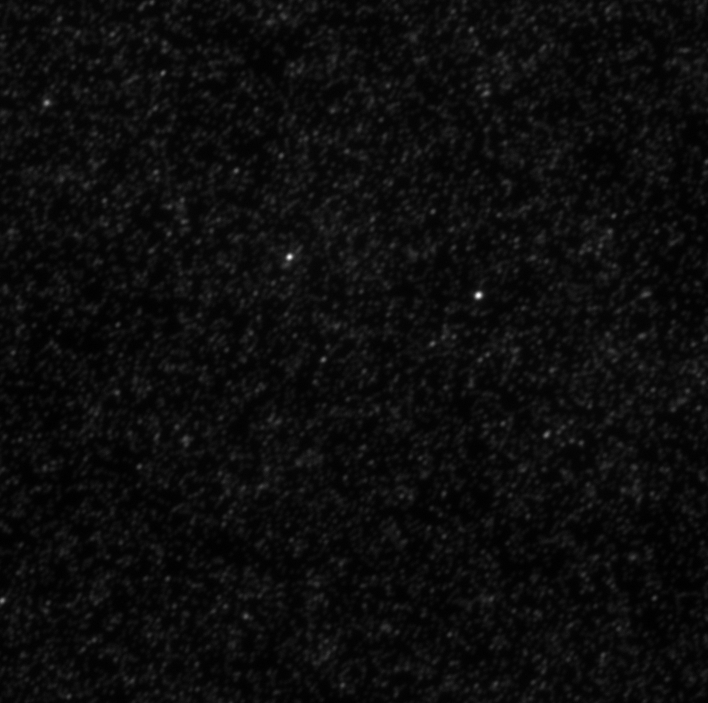
%> input picture matPIV/test scripts/t001xy1c1.tif, 708 x 703 px
$ octave testpk.m   (GNU Octave 9; MATLAB toolbox functions it lacks are replaced by stand-ins)
%> lines starting %> are read from the running program, lines starting %| are printed output that depends on the picture
### matPIV/test scripts/bpass.m
function res = bpass(image_array,lnoise,lobject)
%
% ; NAME:
% ;               bpass
% ; PURPOSE:
% ;               Implements a real-space bandpass filter that suppresses
% ;               pixel noise and long-wavelength image variations while
% ;               retaining information of a characteristic size.
% ;
% ; CATEGORY:
% ;               Image Processing
% ; CALLING SEQUENCE:
% ;               res = bpass( image_array, lnoise, lobject )
% ; INPUTS:
% ;               image:  The two-dimensional array to be filtered.
% ;               lnoise: Characteristic lengthscale of noise in pixels.
% ;                       Additive noise averaged over this length should
% ;                       vanish. May assume any positive floating value.
% ;               lobject: Integer length in pixels somewhat larger than
% ;                        a typical object.
% ; OUTPUTS:
% ;               res:    filtered image.
% ; PROCEDURE:
% ;               simple convolution yields spatial bandpass filtering.
% ; NOTES:
% ; MODIFICATION HISTORY:
% ;               Written by David G. Grier, The University of Chicago, 2/93.
% ;               Greatly revised version DGG 5/95.
% ;               Added /field keyword JCC 12/95.
% ;               Memory optimizations and fixed normalization, DGG 8/99.
%                 Converted to Matlab by D.Blair 4/2004-ish
%                 Fixed some bugs with conv2 to make sure the edges are
%                 removed D.B. 6/05
%                 Removed inadvertent image shift ERD 6/05
%                 Added threshold to output.  Now sets all pixels with
%                 negative values equal to zero.  Gets rid of ringing which
%                 was destroying sub-pixel accuracy, unless window size in
%                 cntrd was picked perfectly.  Now centrd gets sub-pixel
%                 accuracy much more robustly ERD 8/24/05

%                 Refactored for clarity and converted all convolutions to
%                 use column vector kernels for speed.  Running on my
%                 macbook, the old version took ~1.3 seconds to do
%                 bpass(image_array,1,19) on a 1024 x 1024 image; this
%                 version takes roughly half that.
%                 JWM 6/07

% ;
% ;       This code 'bpass.pro' is copyright 1997, John C. Crocker and
% ;       David G. Grier.  It should be considered 'freeware'- and may be
% ;       distributed freely in its original form when properly attributed.
%
%

% Perform a bandpass by convolving with an appropriate kernel.  You can
% think of this as a two part process.  First, a lowpassed image is
% produced by convolving the original with a gaussian.  Next, a second
% lowpassed image is produced by convolving the original with a boxcar
% function. By subtracting the boxcar version from the gaussian version, we
% are using the boxcar version to perform a highpass.
%
% original - lowpassed version of original => highpassed version of the
% original
%
% Performing a lowpass and a highpass results in a bandpassed image.

  normalize = @(x) x/sum(x);

  image_array = double(image_array);
  r = -round(lobject):round(lobject);
  gaussian_kernel = normalize(exp(-(r/(2*lnoise)).^2))';
  boxcar_kernel = ones(length(r),1)/length(r);

% JWM: Do a 2D convolution with the kernels in two steps each.  It is possible
% to do the convolution in only one step per kernel with
%
  % gconv = conv2(gaussian_kernel',gaussian_kernel,image_array,'same');
  % bconv = conv2(boxcar_kernel', boxcar_kernel,image_array,'same');
%
% but for some reason, this is slow.  The whole operation could be reduced
% to a single step using the associative and distributive properties of
% convolution:
%
  % filtered = conv2(image_array,gaussian_kernel'*gaussian_kernel - boxcar_kernel'*boxcar_kernel,'same');
%
% But this is also comparatively slow (though inexplicably faster than the
% above).  It turns out that convolving with a column vector is faster than
% convolving with a row vector, so instead of transposing the kernel, the
% image is transposed twice.

  gconv = conv2(image_array',gaussian_kernel,'same');
  gconv = conv2(gconv',gaussian_kernel,'same');

  bconv = conv2(image_array',boxcar_kernel,'same');
  bconv = conv2(bconv',boxcar_kernel,'same');

  filtered = gconv - bconv;

% JWM: The values on the borders of the result were convolved with 0s, so there
% will be fall off at the edges.  The old code set the affected pixels to
% zero, which seems unnecessary to me.  To reproduce the old results,
% uncomment the following 4 lines.
% ERD:  We zero them to signal that they're useless.

  filtered(1:(round(lobject)),:) = 0;
  filtered((end - lobject + 1):end,:) = 0;
  filtered(:,1:(round(lobject))) = 0;
  filtered(:,(end - lobject + 1):end) = 0;

% JWM: I question the value of zeroing out negative pixels.  It's a nonlinear
% operation which could potentially mess up our expectations about
% statistics.  Is there data on 'Now centroid gets subpixel accuracy much
% more robustly'?  To choose which approach to take, uncomment one of the
% following two lines.
% ERD: The negative values shift the peak if the center of the cntrd mask
% is not centered on the particle.

  % res = filtered;
  res = max(filtered,0);

### matPIV/pkfnd.m
function [out,ind]=pkfnd(im,th,sz,varargin)
% Finds local maxima in an image to pixel level accuracy.
% This provides a rough guess of particle centers to be used by cntrd.m.
% Inspired by the lmx subroutine of Grier and Crocker's feature.pro
% INPUTS:
%   im: image to process, particle should be bright spots on dark
%       background with little noise, e.g. fluorescent images of µ-spheres
%       Use bpass.m to filter the image and eliminate noise

%   th: the minimum brightness of a pixel that might be local maxima.
%       (NOTE: Make it big and the code runs faster
%       but you might miss some particles.  Make it small and you'll get
%       everything and it'll be slow.)
%   sz: (Optional) the target particle size. If two peaks are within sz/2
%       of each other only the brightest peak is preserved. It also removes
%       peaks within sz/2 of the boundary.
% OUTPUT:
%   out: [X,Y] and Nx2 array of the local maximum locations
%   ind: Nx1 array specifying the MATLAB index locations of each of the
%        peaks.  Useful for saving time when passing locations or values to
%        subsiquent functions.
%==========================================================================
%CREATED: Eric R. Dufresne, Yale University, Feb 4 2005

%% Change Log:
%MODIFIED: ERD, 5/2005, got rid of ind2rc.m to reduce overhead on tip by
%  Dan Blair;  added sz keyword
% ERD, 6/2005: modified to work with one and zero peaks, removed automatic
%  normalization of image
% ERD, 6/2005: due to popular demand, altered output to give x and y
%  instead of row and column
% ERD, 8/24/2005: pkfnd now exits politely if there's nothing above
%  threshold instead of crashing rudely
% ERD, 6/14/2006: now exits politely if no maxima found
% ERD, 10/5/2006:  fixed bug that threw away particles with maxima
%  consisting of more than two adjacent points
% Dan Kovari, Curtis Lab Gatech, 02/2014: Clean up matlab syntax
% Dan Kovari (GT) 11/20/2014: Re-codded algorithm to use MATLAB
%   vectorization. Added the ind output variable.
%==========================================================================


%find all the pixels above threshold
%im=im./max(max(im));

p=inputParser;
p.CaseSensitive = false;
addParameter(p,'WarnBelowThresh',false);
parse(p,varargin{:});

if nargin<2
    th = mean(im(:));
end

ind=find(im > th);
[nr,nc]=size(im);
%tst=zeros(nr,nc);
if isempty(ind)
    out=[];
    if p.Results.WarnBelowThresh
        disp('nothing above threshold');
    end
    return;
end
%convert index from find to row and column
%[R,C] = ind2sub(size(im),ind);
R = rem(ind-1,size(im,1))+1;
C = (ind-R)/size(im,1) + 1;

%get rid of edge pixels
if nargin >=3   %user specified size, get rid of pixels too close to edge
    fd =find(R<floor(sz/2)+1|R>floor(nr-sz/2));
    ind(fd) = [];
    C(fd) = [];
    R(fd)=[];
    fd =find(C<floor(sz/2)+1|C>floor(nc-sz/2));
    ind(fd) = [];
    C(fd) = [];
    R(fd)=[];
else
    fd =find(R<2|R>nr-1);
    ind(fd) = [];
    C(fd) = [];
    R(fd)=[];
    fd =find(C<2|C>nc-1);
    ind(fd) = [];
    C(fd) = [];
    R(fd)=[];
end

% [6 lines of commented-out code are left out]
iRCn = R+(C-2)*nr;
iRCp = R+(C)*nr;

iRnC = R-1+(C-1)*nr;
iRnCn = R-1+(C-2)*nr;
iRnCp = R-1+(C)*nr;

iRpC = R+1+(C-1)*nr;
iRpCn = R+1+(C-2)*nr;
iRpCp = R+1+(C)*nr;

ind = ind(...
            im(ind)>=im(iRCn)&...
            im(ind)>=im(iRCp)&...
            im(ind)>=im(iRnC)&...
            im(ind)>=im(iRnCn)&...
            im(ind)>=im(iRnCp)&...
            im(ind)>=im(iRpC)&...
            im(ind)>=im(iRpCn)&...
            im(ind)>=im(iRpCp)...
         );

ind = reshape(ind,[],1);

if nargin>=3&&~isempty(ind)    %user specified a min size range
    R = rem(ind-1,size(im,1))+1;
    C = (ind-R)/size(im,1) + 1;
    impk = zeros(size(im));
    impk(ind) = 1;

    for j=1:numel(ind)
        r1 = floor(R(j)-sz/2)+1;
        r2 = floor(R(j)+sz/2);
        c1 = floor(C(j)-sz/2)+1;
        c2 = floor(C(j)+sz/2);
        roi = impk( r1:r2,c1:c2);
        if sum(sum(roi))>1  %found a peak that was too close, choose birightest all other delete
            [~,mxi]=max(roi(:));
            roi = zeros(size(roi));
            roi(mxi)=1;
            impk(r1:r2,c1:c2) = roi;
        end
    end
    ind = reshape(find(impk),[],1);
end
if ~isempty(ind)
    R = rem(ind-1,nr)+1;
    C = (ind-R)/nr + 1;
    out = [C,R];
else
    out=[];
end

### matPIV/pkfnd_subpixel.m
function XY = pkfnd_subpixel(im,PKS,method)
% Find subpixel pixel peak
% Input:
%   im grayscale image
%   PKS [X,Y] local maxima locations (e.g. use pkfnd or pkfnd2 to get these)
%   method: 'centroid' use 3-point weighted average (default)
%           'parabolic' estimate peak with parabola
%           'gaussian' use gaussian 3-point fitting
%       Note:   All calculation are currently using 3-point fitting. We might
%               want to change this in the future.
% Output:
%   XY [X,Y] locations of the centroids associated with each peak in PKS
% =========================================================================
% Copyright 2014 by Daniel T. Kovari
% Georgia Institute of Technology, School of Physics
% All rights reserved.

%% Change Log:
%   2014-11-12: Initial creation (DTK)
%               All calculations based on 3-point methods presented in:
%                   "Particle Image Velocimetry: A Practical Guide" 2nd Ed
%                   by M. Raffel, et al.
%                   Chapter 5, Table 5.1 pp. 160
%==========================================================================

%% Check method specified
if nargin<3
    method = 'centroid';
end

I = PKS(:,1);
J = PKS(:,2);

X = I;
Y = J;
% remove peaks on the edge
[h,w]=size(im);

ok = find(I~=1&I~=w&J~=1&J~=h);

I = I(ok);
J = J(ok);

%get index from subscript
JI = sub2ind([h,w],J,I);%I+(J-1)*h;%sub2ind([h,w],J,I);

JIn = sub2ind([h,w],J,I-1);%I-1+(J-1)*h;%
JIp = sub2ind([h,w],J,I+1);%I+1+(J-1)*h;%

JnI = sub2ind([h,w],J-1,I);%I+(J-2)*h;%
JpI = sub2ind([h,w],J+1,I);%I+(J)*h;%


switch lower(method)
    case 'centroid'
        X(ok) = ( (I-1).*im(JIn) + I.*im(JI) + (I+1).*im(JIp) )./( im(JIn) + im(JI) + im(JIp) );
        Y(ok) = ( (J-1).*im(JnI) + J.*im(JI) + (J+1).*im(JpI) )./( im(JnI) + im(JI) + im(JpI) );
    case 'parabolic'
        X(ok) = I + ( im(JIn) - im(JIp) )./( 2*im(JIn) - 4*im(JI) +2*im(JIp) );
        Y(ok) = J + ( im(JnI) - im(JpI) )./( 2*im(JnI) - 4*im(JI) +2*im(JpI) );
    case 'gaussian'
        %shift image values so they are always greater than zero
        im([JI;JIn;JIp;JnI;JpI]) = im([JI;JIn;JIp;JnI;JpI]) + 1 - min(im([JI;JIn;JIp;JnI;JpI]));

        %bad = find(im(JIn)==0|im(JI)==0|im(JIp)==0);
        X(ok) = I + ( log(im(JIn)) - log(im(JIp)) )./( 2*log(im(JIn)) - 4*log(im(JI)) +2*log(im(JIp)) );
        %X(ok(bad)) = I(bad) + ( im(JIn(bad)) - im(JIp(ok(bad))) )./( 2*im(JIn(ok(bad))) - 4*im(JI(ok(bad))) +2*im(JIp(ok(bad))) );

        %bad = find(im(JnI(ok))==0|im(JI(ok))==0|im(JpI(ok))==0);
        Y(ok) = J + ( log(im(JnI)) - log(im(JpI)) )./( 2*log(im(JnI)) - 4*log(im(JI)) +2*log(im(JpI)) );
        %Y(ok(bad)) = J(ok(bad)) + ( im(JnI(ok(bad))) - im(JpI(ok(bad))) )./( 2*im(JnI(ok(bad))) - 4*im(JI(ok(bad))) +2*im(JpI(ok(bad))) );
    otherwise
        error('Invalid method, must be "centroid" "parabolic" or "gaussian"');
end

XY = [X,Y];

### matPIV/imfindpeak.m
function [XY,SNR] = imfindpeak(C)
% Finds the highest peak in an image and returns the subpixel location of
% that peak using a 3-point gaussian fitting.
% Input:
%   C input image
% Output:
%   XY = [X,Y] the sub-pixel location of the highest peak
%   SNR     ratio of value of largest peak to second largest peak, or average
%           value of C if no other peaks are detected
%**************************************************************************
% Requirements:
%   pkfnd(...) by Dufresnes et al. (needs DTK modification).
%   pkfnd_subpixel(...) by D. Kovari
%==========================================================================
% Copyright 2014 by Daniel T. Kovari
% Georgia Institute of Technology, School of Physics
% All rights reserved.

%% Change Log:
%   2014-11-13: Initial creation (DTK)
%==========================================================================

[pks,ind] = pkfnd(C);

if isempty(ind)
    XY = [];
    SNR = 0;
    return;
end

[mxpkv,mxpk] = max(C(ind));
XY = pks(mxpk,1:2);

ind(mxpk) = [];
mxpkv2 = max(C(ind));
if isempty(mxpkv2)
    mxpkv2 = nanmean(C(:));
end

%calc SNR (need to look this up)
SNR = mxpkv/mxpkv2;
XY = pkfnd_subpixel(C,XY,'gaussian');

### matPIV/test scripts/testpk.m
im = mat2gray(im2double(imread('t001xy1c1.tif')));


sz = 9;
B = bpass(im,1,sz);
%> in bpass, `gconv = conv2(image_array',gaussian_kernel,'same');`:
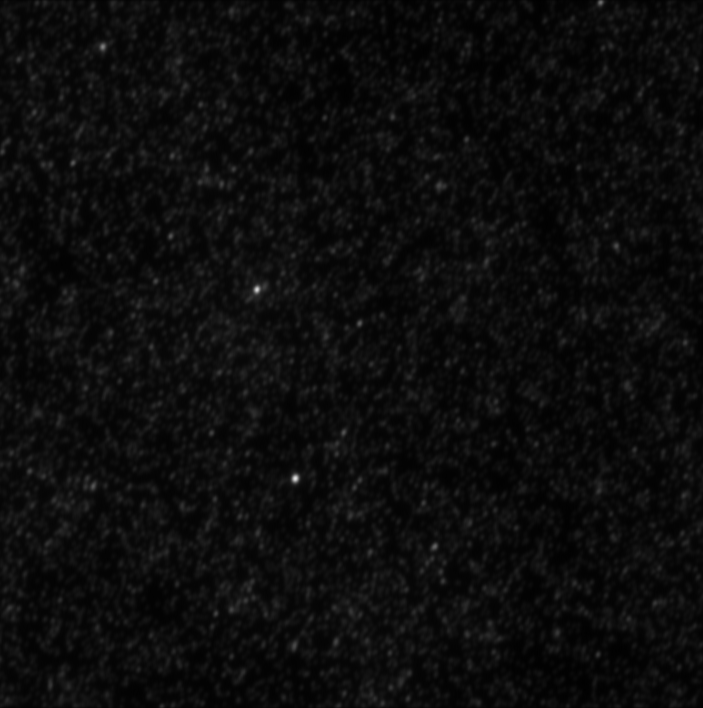
%> gconv: size 708x703 double; min 0.00372, max 0.89, mean 0.0504
%> in bpass, `bconv = conv2(bconv',boxcar_kernel,'same');`:
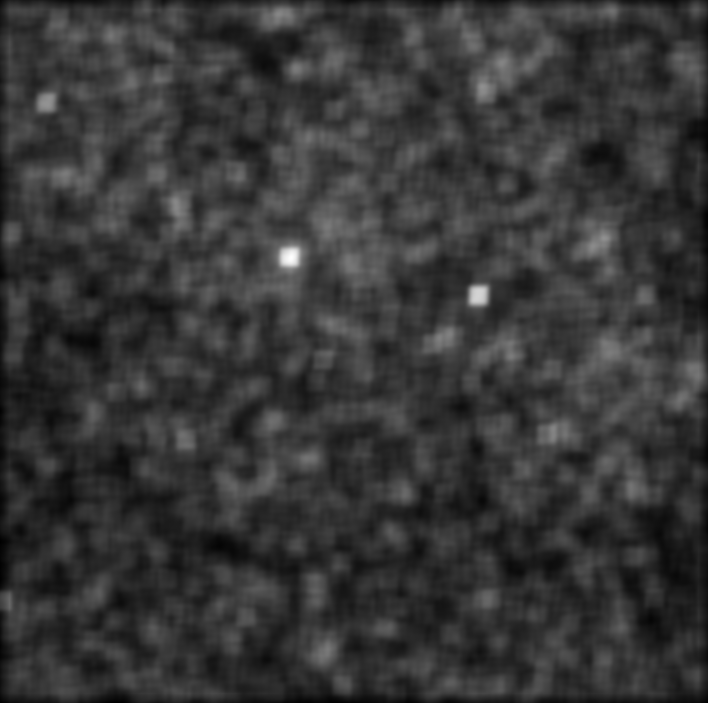
%> bconv: size 703x708 double; min 0.0099, max 0.194, mean 0.0498; drawn with min black and max white
%> in bpass, `filtered = gconv - bconv;`:
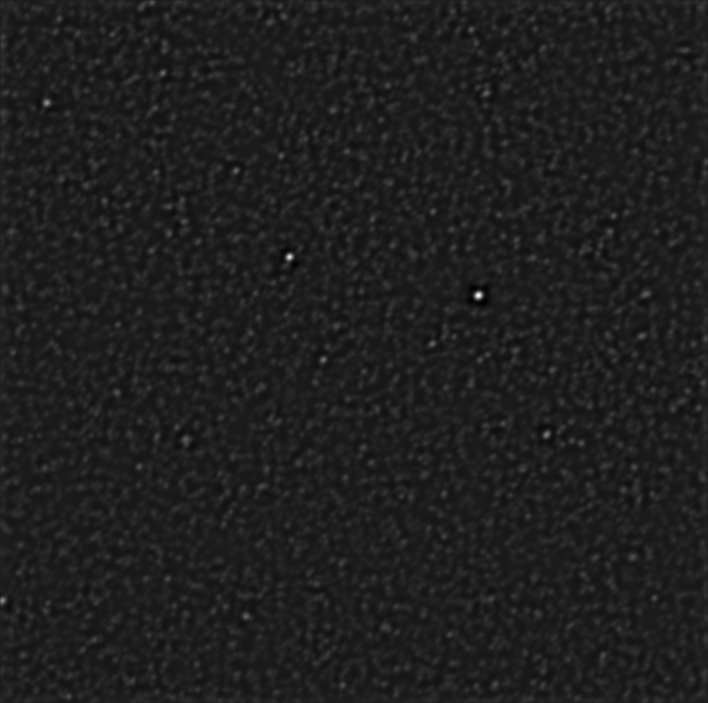
%> filtered: size 703x708 double; min -0.0868, max 0.625, mean 0.00052; drawn with min black and max white
%> in bpass, `res = max(filtered,0);`:
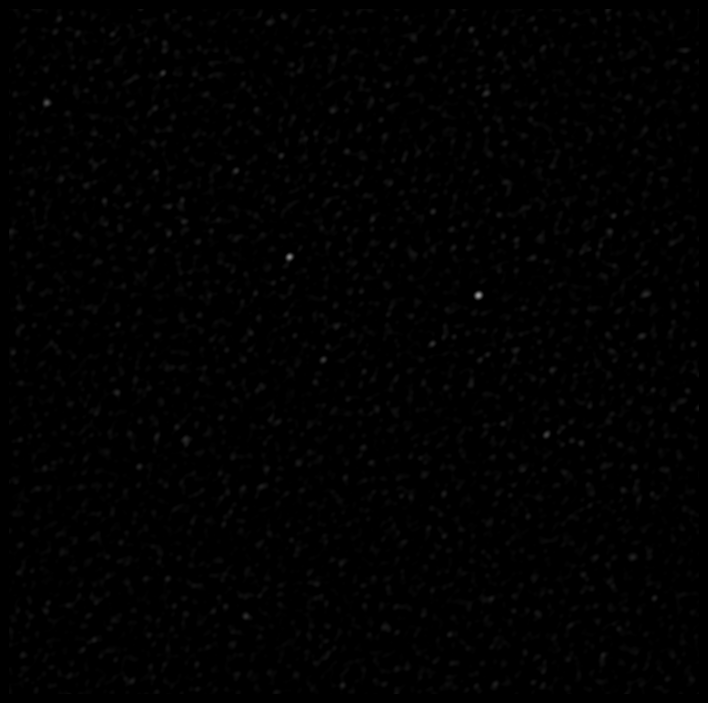
%> res: size 703x708 double; min 0, max 0.625, mean 0.00712

figure(1); clf;
subplot(1,2,1);
imagesc(im); axis image; colormap jet; set(gca,'CLim',[0,0.2]);hold on;
subplot(1,2,2);
imagesc(B); axis image; colormap jet; set(gca,'CLim',[0,0.2]);hold on;

TH = 0.055;

clc;

disp('old pkfnd method');
tic
[PKS,IND] = pkfnd(B,0.02,sz);
%> in pkfnd, `ind=find(im > th);`: ind = 64741 values from 6396 to 491388
%> in pkfnd, `fd =find(R<floor(sz/2)+1|R>floor(nr-sz/2));`: fd = []
%> in pkfnd, `ind = ind( im(ind)>=im(iRCn)& im(ind)>=im(iRCp)& im(ind)>=im(iRnC)& im..`: ind = 2509 values from 6397 to 491388
%> in pkfnd, `R = rem(ind-1,size(im,1))+1;`: R = 2509 values, max 694 at index 193, min 10 at index 28, mean 346.8
%> in pkfnd, `C = (ind-R)/size(im,1) + 1;`: C = 2509 values from 10 to 699
%> the loop in pkfnd, `for j=1:numel(ind)` made 2509 passes
%> (r1, r2, c1, c2, mxi) on pass 53: (494, 502, 18, 26, 41)
%> after the loop in pkfnd, `for j=1:numel(ind)`: roi = [0 0 0 0 0 0 0 0 0; 0 0 0 0 0 0 0 0 0; 0 0 0 0 0 0 0 0 0; 0 0 0 0 0 0 0 0 0; 0 0 0 0 1 0 0 0 0; 0 0 0 0 0 0 0 0 0; 0 0 0 0 0 0 0 0 0; 0 0 0 0 0 0 0 0 0; 0 0 0 0 0 0 0 0 0]
%> in pkfnd, `ind = reshape(find(impk),[],1);`: ind = 2431 values from 6397 to 491388
%> in pkfnd, `R = rem(ind-1,nr)+1;`: R = 2431 values, max 694 at index 185, min 10 at index 28, mean 346.8
%> in pkfnd, `C = (ind-R)/nr + 1;`: C = 2431 values from 10 to 699
%> in pkfnd, `out = [C,R];`: out = 2431 rows, first 12: [10 70; 10 92; 10 114; 10 138; 10 173; 10 384; 10 401; 10 423; 10 482; 10 531; 10 670; 10 692]
%> PKS has the same summary as out in pkfnd; IND = 2431 values from 6397 to 491388
toc
CNT=pkfnd_subpixel(im,PKS,'centroid');
%> in pkfnd_subpixel, `I = PKS(:,1);`: I = 2431 values from 10 to 699
%> in pkfnd_subpixel, `J = PKS(:,2);`: J has the same summary as R in pkfnd
%> in pkfnd_subpixel, `Y = J;`: Y has the same summary as R in pkfnd
%> in pkfnd_subpixel, `ok = find(I~=1&I~=w&J~=1&J~=h);`: ok = 2431 values from 1 to 2431
%> in pkfnd_subpixel, `JI = sub2ind([h,w],J,I);`: JI = 2431 values from 6397 to 491388
%> in pkfnd_subpixel, `JIn = sub2ind([h,w],J,I-1);`: JIn = 2431 values from 5694 to 490685
%> in pkfnd_subpixel, `JIp = sub2ind([h,w],J,I+1);`: JIp = 2431 values from 7100 to 492091
%> in pkfnd_subpixel, `JnI = sub2ind([h,w],J-1,I);`: JnI = 2431 values from 6396 to 491387
%> in pkfnd_subpixel, `JpI = sub2ind([h,w],J+1,I);`: JpI = 2431 values from 6398 to 491389
%> in pkfnd_subpixel, `XY = [X,Y];`: XY = 2431 rows, first 12: [9.95 70; 9.76 91.95; 9.97 114.1; 9.89 138; 10 173; 9.96 383.9; 9.89 401; 9.96 423; 9.82 482; 9.97 531.1; 10.06 669.9; 10.02 692]
%> CNT has the same summary as XY in pkfnd_subpixel

%CNT = cntrd(B,PKS,sz);
figure(1);
subplot(1,2,2);
plot(PKS(:,1),PKS(:,2),'sg');
plot(CNT(:,1),CNT(:,2),'+g');
disp(['Number of CNT: ',num2str(length(CNT))]);
%| Number of CNT: 2431

disp('new pkfnd method');
%tic

%[PKS2,IND2] = pkfnd2(B,sz,mean(B(:)));
%toc
%CNT2 = cntrd(B,PKS2,sz);
%CNT2=pkfnd_subpixel(im,PKS2,'centroid');

[XY,SNR] = imfindpeak(im)
%> in imfindpeak, `[pks,ind] = pkfnd(C);`: ind = 7650 values from 757 to 496990
%> in imfindpeak, `[mxpkv,mxpk] = max(C(ind));`: mxpkv = 1; mxpk = 5183
%> in imfindpeak, `XY = pks(mxpk,1:2);`: XY = [479 296]
%> in imfindpeak, `mxpkv2 = max(C(ind));`: mxpkv2 = 0.954
%> in imfindpeak, `SNR = mxpkv/mxpkv2;`: SNR = 1.05
%> in imfindpeak, `XY = pkfnd_subpixel(C,XY,'gaussian');`: XY = [479 295.9]
%> XY = [479 295.9]; SNR = 1.05

figure(1);
subplot(1,2,2);
%plot(PKS2(:,1),PKS2(:,2),'om');
%plot(CNT2(:,1),CNT2(:,2),'+m');
plot(XY(1),XY(2),'sy','markersize',24);
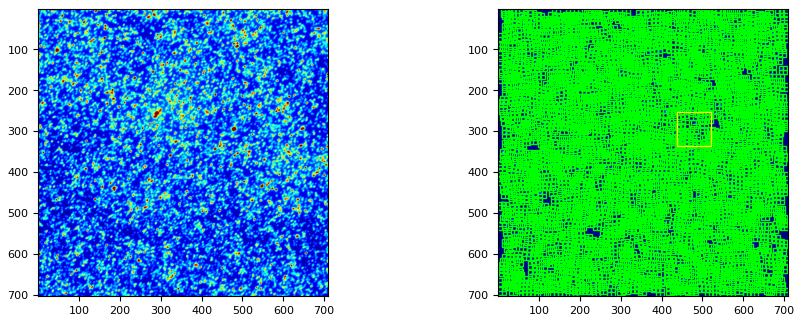
%> figure redrawn from the program's plot data, 2 panels
%disp(['Number of CNT2: ',num2str(length(CNT2))]);
